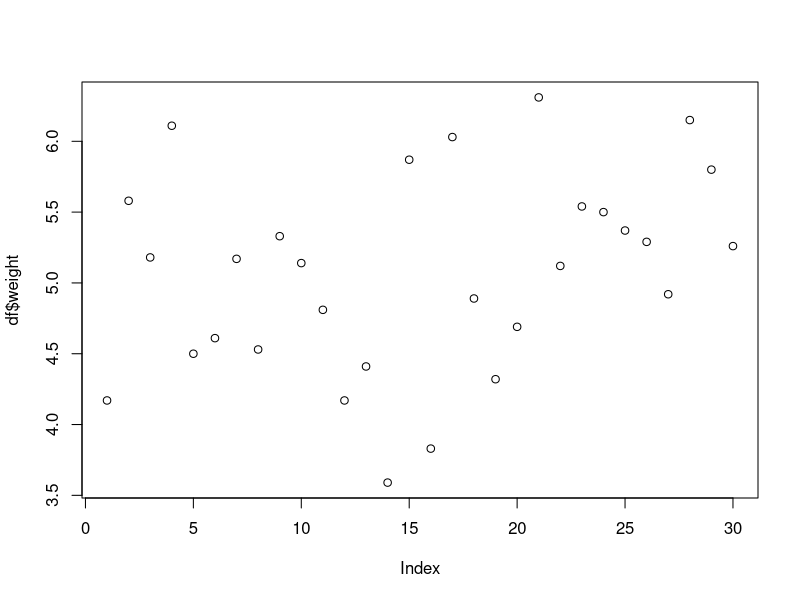
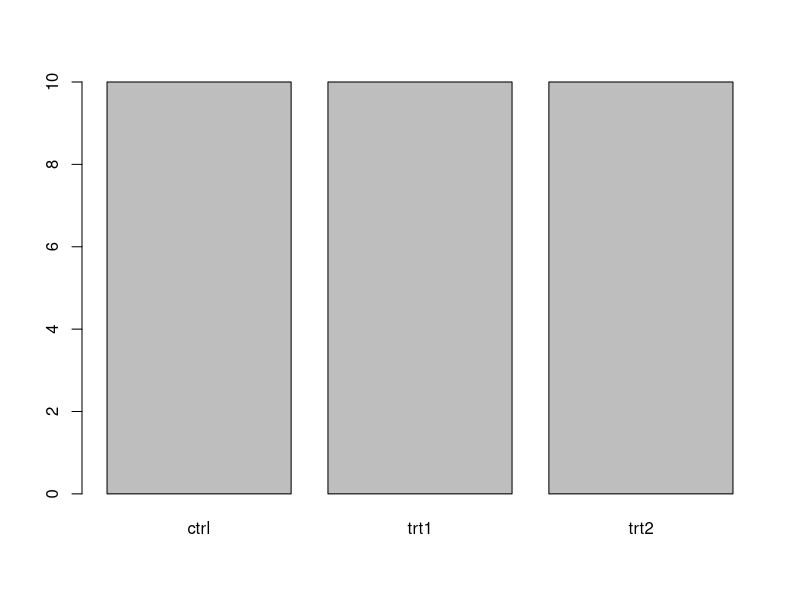
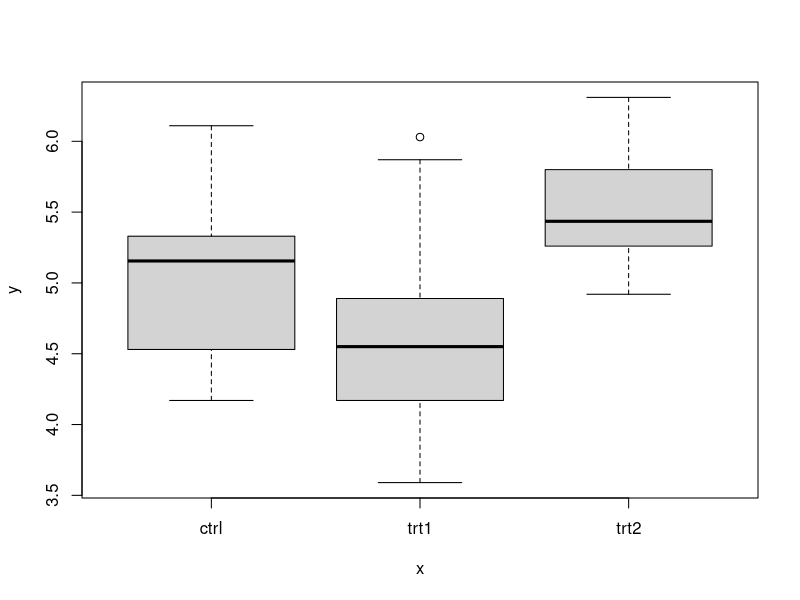

Source code (R) for these figures, in order:
## ---- chunk 1
knitr::opts_chunk$set(echo = TRUE,
                      warning = FALSE,
                      message = FALSE,
                      purl = FALSE)
## ---- chunk 2
2+3
2 *   6
## ---- chunk 3
sqrt(9)
## ---- chunk 4
pi
letters
## ---- chunk 5
x = 3
x
x = 20
x
a_long_variable_name <- 2 + 4
a_long_variable_name
x + a_long_variable_name
mytext <- "This is my text"
mytext
## ---- chunk 6
typeof(x)
typeof(mytext)
## ---- chunk 7
length(letters)
str(letters)
## ---- chunk 8
str(pi)
length(pi)
## ---- chunk 9
mynumbers <- c(1, 4, 9, 12, 12, 12, 16)
mynumbers
mywords <- c("Hakuna", "Matata", "Simba")
mywords
## ---- chunk 10
sqrt(mynumbers)
## ---- chunk 11
mean(mynumbers)
## ---- chunk 12
seq(1, 10)
## ---- chunk 13
seq(10, 1)
## ---- chunk 14
seq(from = 1, to = 10, by = 1)
## ---- chunk 15
seq(1, 9, 2)
seq(from = 1, to = 9, by = 2)
seq(from = 1, by = 2, to = 9)
seq(1, 2, 9)
## ---- chunk 16
PlantGrowth
## ---- chunk 17
df <- PlantGrowth
str(df)
summary(df)
## ---- chunk 18
df$weight
df$group
## ---- chunk 19
library(tibble)

tbl <- as_tibble(df)
tbl
## ---- chunk 20
plot(df$weight) # scatter plot of values in the order they appear
plot(df$group) # bar plot of frequency of each level
plot(x = df$group, y = df$weight) # boxplot for values of each level
## ---- chunk 21
library(dplyr) # make %>% available 
## ---- chunk 22
sort(round(sqrt(pull(filter(PlantGrowth, group == "ctrl"), weight)), 1))
## ---- chunk 23
a <- filter(PlantGrowth, group == "ctrl")
b <- pull(a, weight)
c <- sqrt(b)
d <- round(c, 1)
sort(d)
## ---- chunk 24
PlantGrowth %>% 
  filter(group == "ctrl") %>% 
  pull(weight) %>% 
  sqrt() %>% 
  round(1) %>% 
  sort()
